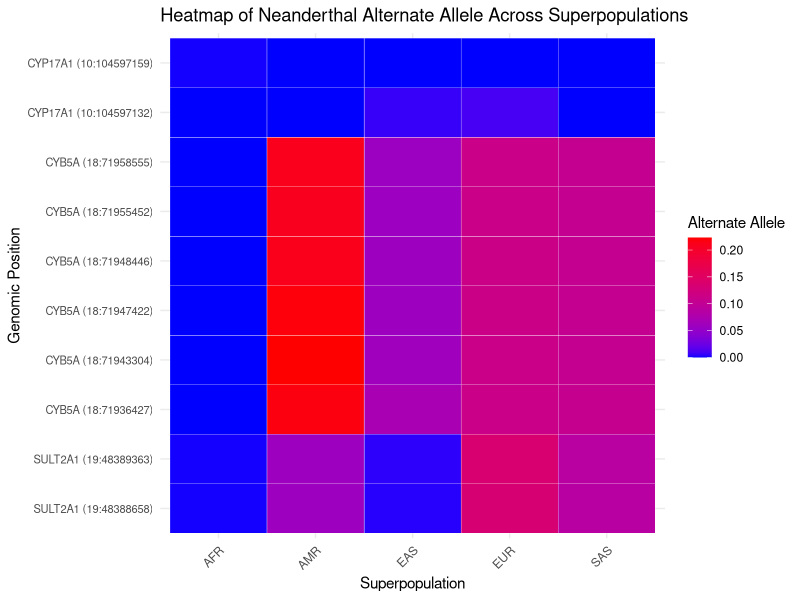

The R source for this figure:
# This script is designed to create a heat map in R, visualizing the proportion of humans in each 1000 Genomes Project 
# superpopulation that has the Neanderthal/ALT allele at each position. 

# Load necessary libraries
library(ggplot2)
library(tidyr)
library(dplyr)

# Sample data (replace this with your actual data reading process)
data <- data.frame(
  Gene = c("CYB5A", "CYB5A", "CYB5A", "CYB5A", "CYB5A", "CYB5A", "CYP17A1", "CYP17A1", "SULT2A1", "SULT2A1"),
  Chr = c(18, 18, 18, 18, 18, 18, 10, 10, 19, 19),
  Position = c(71936427, 71943304, 71947422, 71948446, 71955452, 71958555, 104597132, 104597159, 48388658, 48389363),
  AFR = c(0, 0, 0, 0, 0, 0, 0, 0.001, 0.001, 0.001),
  EAS = c(0.070, 0.061, 0.059, 0.059, 0.058, 0.057, 0.006, 0.000, 0.003, 0.004),
  EUR = c(0.112, 0.112, 0.113, 0.113, 0.112, 0.112, 0.010, 0.000, 0.133, 0.135),
  AMR = c(0.217, 0.223, 0.219, 0.212, 0.209, 0.210, 0.000, 0.000, 0.059, 0.059),
  SAS = c(0.105, 0.104, 0.104, 0.104, 0.104, 0.104, 0.000, 0.000, 0.087, 0.088)
) #each data point in the superpop parentheses are the superpop average for the specific position

data_long <- data %>%
  pivot_longer(cols = c(AFR, EAS, EUR, AMR, SAS), 
               names_to = "Superpopulation", 
               values_to = "Genetic_Distance") %>%
  # Create a new column for combined chromosome, position, and gene labels
  mutate(Label = paste0(Gene, " (", Chr, ":", Position, ")"))

ggplot(data_long, aes(x = Superpopulation, y = reorder(Label, Position), fill = Genetic_Distance)) + 
  geom_tile(color = "white") + 
  scale_fill_gradient(low = "blue", high = "red", name = "Alternate Allele") + 
  labs(title = "Heatmap of Neanderthal Alternate Allele Across Superpopulations", 
       x = "Superpopulation", 
       y = "Genomic Position") +  # Removed the extra "+" here
  theme_minimal() + 
  theme(axis.text.x = element_text(angle = 45, hjust = 1), 
        axis.text.y = element_text(size = 8))

